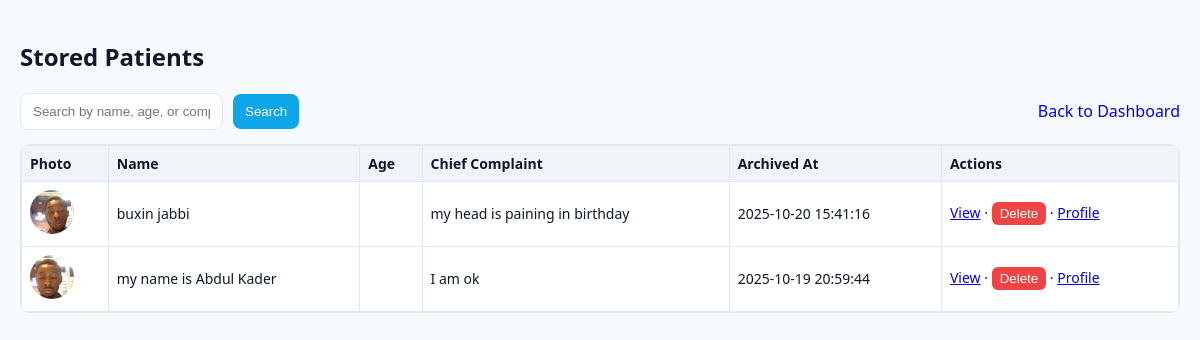
/store (signed in), run on the app's committed database.
### tables this page shows
CREATE TABLE stored_patients (
                id INTEGER PRIMARY KEY AUTOINCREMENT,
                photo TEXT,
                name TEXT,
                age INTEGER,
                gender TEXT,
                contact TEXT,
                address TEXT,
                chief_complaint TEXT,
                pain_level TEXT,
                pain_description TEXT,
                additional_symptoms TEXT,
                medical_history TEXT,
                emergency_name TEXT,
                emergency_relation TEXT,
                emergency_gender TEXT,
                emergency_contact TEXT,
                emergency_address TEXT,
                heart_rate REAL,
                spo2 REAL,
                body_temp_f REAL,
                env_temp_f REAL,
                humidity_percent REAL,
                weight_kg REAL,
                created_at TEXT,
                archived_at TIMESTAMP DEFAULT CURRENT_TIMESTAMP
            , profile_id INTEGER);

### app.py (the view)
    def decorated(*args, **kwargs):
        if not session.get('doctor_ok'):
            return redirect(url_for('doctor_login'))
        return f(*args, **kwargs)

### app.py (called while the page is built)
def doctor_required(f):
    def decorated(*args, **kwargs):
        if not session.get('doctor_ok'):
            return redirect(url_for('doctor_login'))
        return f(*args, **kwargs)
    try:
        decorated.__name__ = f.__name__
    except Exception:
        pass
    return decorated

@app.route('/store')
@doctor_required
def store_page():
    q = request.args.get('q')
    rows = query_stored(q)
    return render_template('store.html', rows=rows, q=q)

### db.py (called while the page is built)
def get_conn() -> sqlite3.Connection:
    conn = sqlite3.connect(DB_PATH)
    conn.row_factory = sqlite3.Row
    return conn

def query_stored(search: Optional[str] = None) -> Iterable[sqlite3.Row]:
    with get_conn() as conn:
        if search:
            like = f"%{search}%"
            cur = conn.execute(
                """
                SELECT * FROM stored_patients
                WHERE COALESCE(name,'') LIKE ?
                   OR COALESCE(age,'') LIKE ?
                   OR COALESCE(chief_complaint,'') LIKE ?
                ORDER BY datetime(archived_at) DESC
                """,
                (like, like, like),
            )
        else:
            cur = conn.execute(
                "SELECT * FROM stored_patients ORDER BY datetime(archived_at) DESC"
            )
        return cur.fetchall()

### templates/store.html (shortened to what this page needs)
<!DOCTYPE html>
<html lang="en">
<head>
</head>
<body>
    <h2>Stored Patients</h2>
    <div class="bar">
        <input id="q" placeholder="Search by name, age, or complaint..." value="{{ q or '' }}" />
        <button onclick="location.href='/store?q=' + encodeURIComponent(document.getElementById('q').value)">Search</button>
        <a href="/dashboard" style="margin-left:auto;text-decoration:none">Back to Dashboard</a>
    </div>
    <div class="wrap">
        <table>
            <thead>
                <tr>
                    <th>Photo</th>
                    <th>Name</th>
                    <th>Age</th>
                    <th>Chief Complaint</th>
                    <th>Archived At</th>
                    <th>Actions</th>
                </tr>
            </thead>
            <tbody>
                {% for r in rows %}
                <tr>
                    <td>{% if r['photo'] %}<img src="/uploads/{{ r['photo'] }}" alt="photo" style="width:44px;height:44px;border-radius:50%;object-fit:cover">{% endif %}</td>
                    <td>{{ r['name'] or '' }}</td>
                    <td>{{ r['age'] or '' }}</td>
                    <td>{{ r['chief_complaint'] or '' }}</td>
                    <td>{{ r['archived_at'] or '' }}</td>
                    <td>
                        <a href="/stored/{{ r['id'] }}" target="_blank">View</a> ·
                        <form action="/store/delete/{{ r['id'] }}" method="POST" style="display:inline" onsubmit="return confirm('Delete this stored patient record?')">
                          <button type="submit" style="background:#ef4444;color:#fff;border:none;border-radius:6px;padding:4px 8px;cursor:pointer">Delete</button>
                        </form>
                        {% if r['profile_id'] %} · <a href="/PatientAccount.html?patient_id={{ r['profile_id'] }}" target="_blank">Profile</a>{% endif %}
                    </td>
                </tr>
                {% endfor %}
            </tbody>
        </table>
    </div>
</body>
</html>

### templates/store.html (style rules this page uses)
body { font-family:system-ui,Segoe UI,Roboto,Arial,sans-serif;margin:0;padding:20px;background:#f7fafc;color:#0f172a }
.bar { display:flex;gap:10px;align-items:center;flex-wrap:wrap;margin-bottom:14px }
input,button { padding:10px 12px;border:1px solid #e2e8f0;border-radius:8px }
button { background:#0ea5e9;color:#fff;border:none;cursor:pointer }
table { width:100%;border-collapse:collapse;background:#fff }
th,td { border:1px solid #e2e8f0;padding:8px;font-size:14px }
th { background:#f1f5f9;text-align:left }
.wrap { overflow:auto;border:1px solid #e2e8f0;border-radius:10px }

### data on the page
stored_patients: photo (picture), name "buxin jabbi", chief_complaint "my head is paining in birthday", archived_at "2025-10-20 15:41:16"
stored_patients: photo (picture), name "my name is Abdul Kader", chief_complaint "I am ok", archived_at "2025-10-19 20:59:44"
